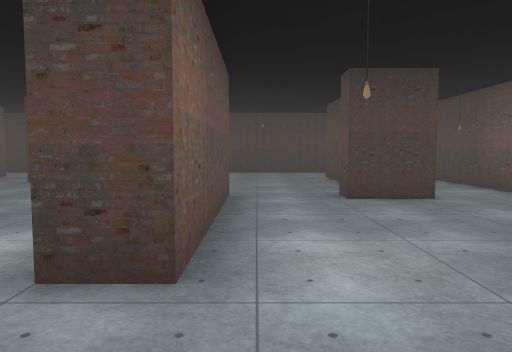
View 1 (above)

24 first-person views from a walk through a 3-D level made in the Unity game engine. The camera is 1.5 m above the floor, tilts 4° down and sees 70° across. The floor is counted in squares, 2 m on a side. Each view is taken from the middle of a square. On the plan, view 1 faces up. The plan holds only what a view shows up to about 11 squares ahead; the rest is blank. The place goes on beyond the plan. The player character is not drawn. Door leaves are left out, so doorways stand open. Some surface patterns are stand-ins.

View 2
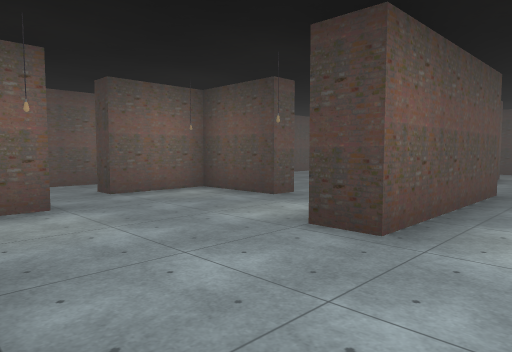

View 3
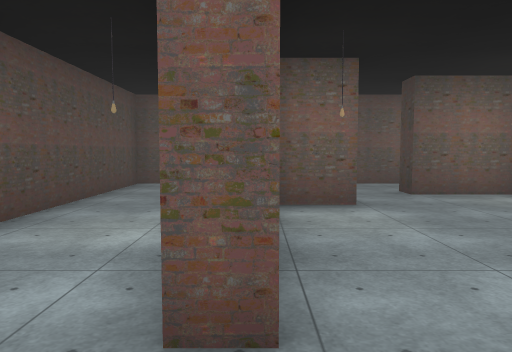

View 4
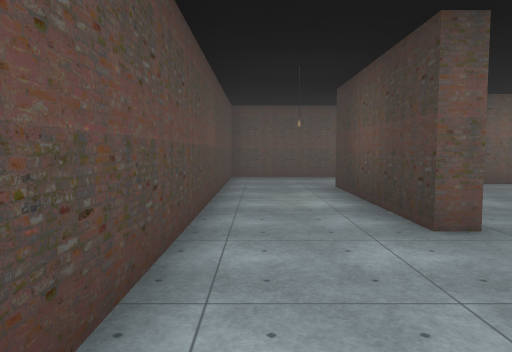

View 5
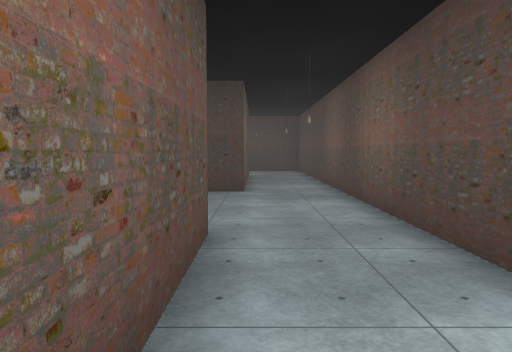

View 6
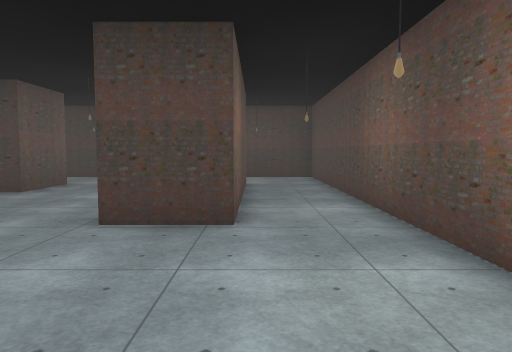

View 7
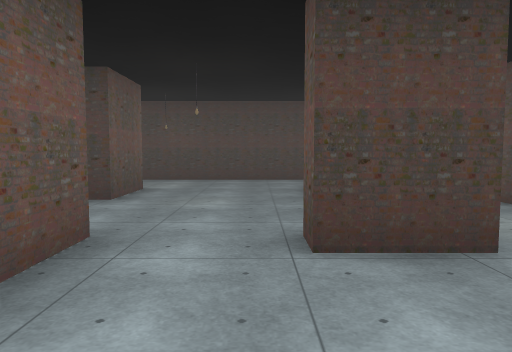

View 8
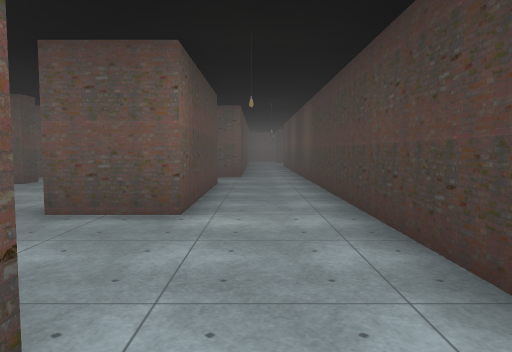

View 9
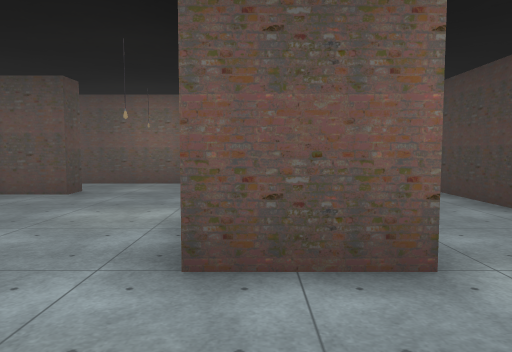

View 10
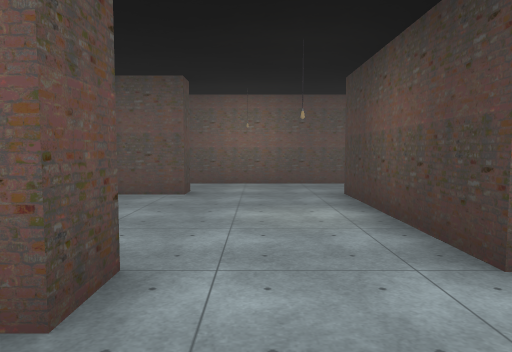

View 11
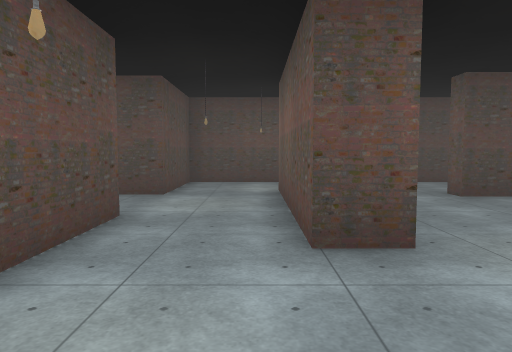

View 12
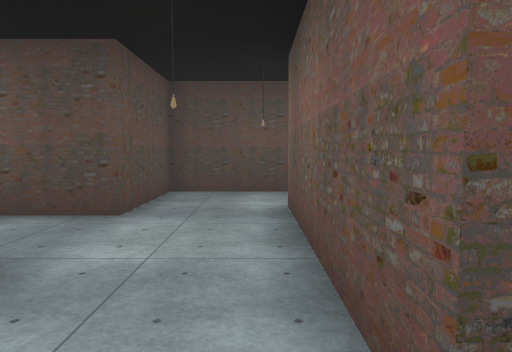

View 13
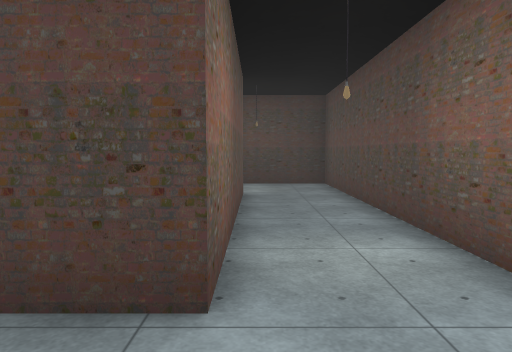

View 14
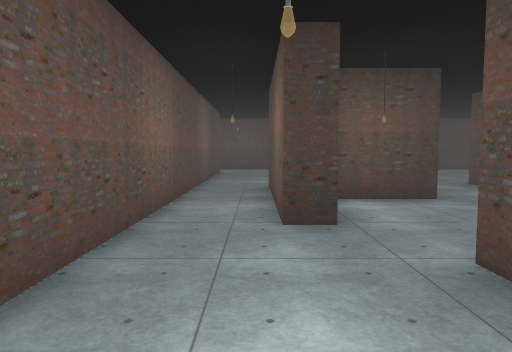

View 15
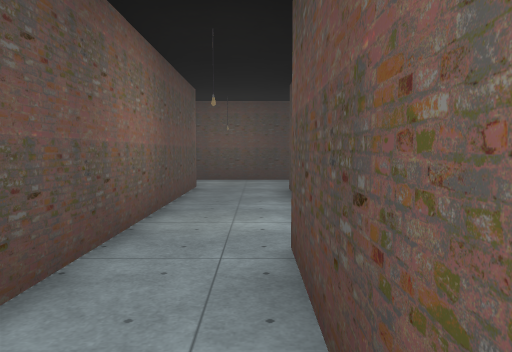

View 16
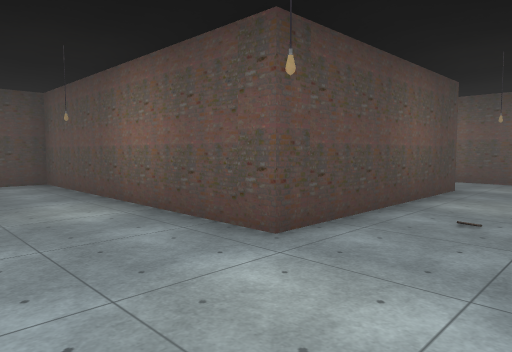

View 17
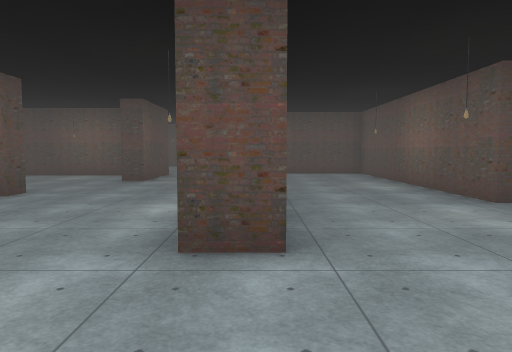

View 18
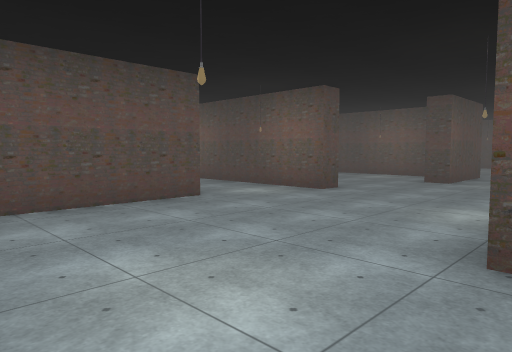

View 19
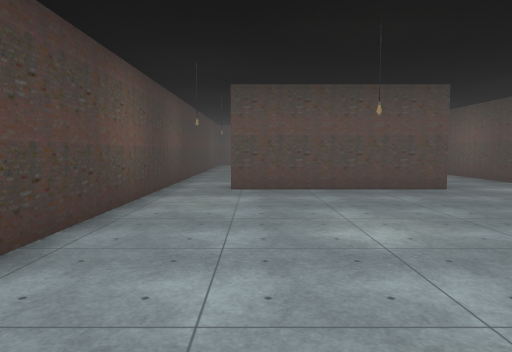

View 20
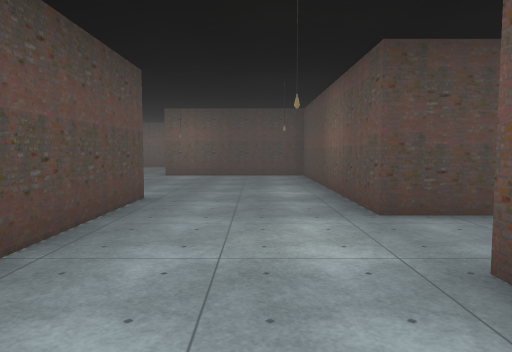

View 21
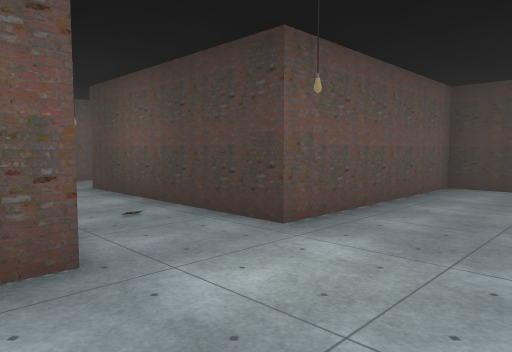

View 22
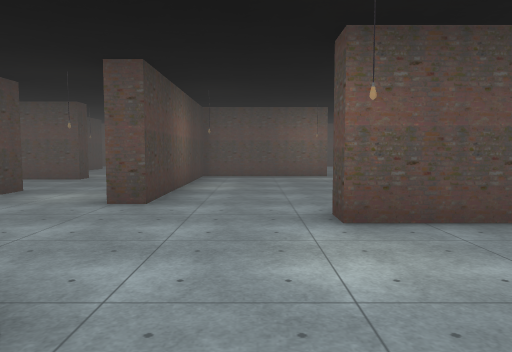

View 23
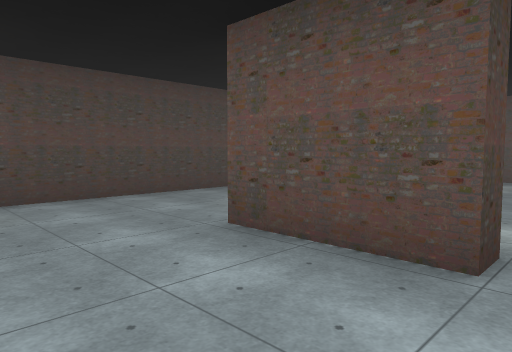

View 24
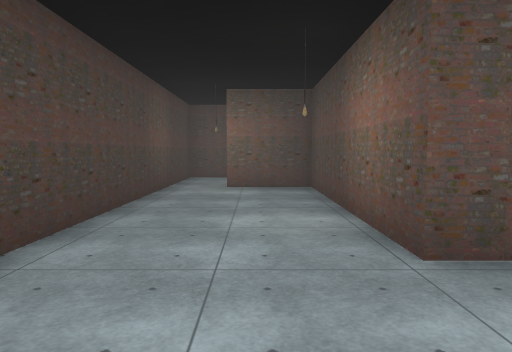

### Floor plan
Points are (right, up) in squares from view 1. A wall is a line through its corners. A room is listed if a view was taken in it or the views show most of it. See-through windows are left out.
Room 1 (views 1, 6, 7, 8, 11, 12, 13)
walls: (1.8, 2.2) (2.6, 2.2) (2.6, 0.5); (-0.4, 6.1) (-0.4, 2) (-1.2, 2); (-3.2, 4.2) (-3.2, 3.6) (-5.2, 3.6) (-5.2, 1.6); (4.6, 0.8) (4.6, 12.3) (2.6, 12.3); (-1.2, -0.9) (-0.4, -0.9); (-4, 0.5) (-4, -0.8); (2.8, 10.4) (2.8, 5.6) (1.4, 5.6)
ways out: opening at (-4, 1) to room 2; opening at (-2.5, 5) to room 2; opening at (0.5, -1) to room 2; opening at (0.5, 6) to room 2; opening at (2, 11.5) to room 2; opening at (3.5, 1.5) to room 4
Room 2 (views 2, 3, 9, 10, 14, 15)
walls: (-1.2, 5.8) (-1.2, 6.1) (-0.4, 6.1); (-5.2, 1.6) (-5.7, 1.6) (-5.7, 5.8) (-5.2, 5.8) (-5.2, 4.6); (1.4, 5.6) (1.4, 6.2); (-4.5, 0) (-4.5, 0.5); (-5.4, 10.1) (-1.2, 10.1) (-1.2, 8.5) (-5.4, 8.5); (2, 8.6) (2, 10.4); (-0.4, -0.9) (-0.4, -1.3) (-4.6, -1.3); (-7.2, 10.6) (-7.2, -3.7) (2.4, -3.7); (2.6, 12.3) (-8, 12.3)
ways out: opening at (-4, 1) to room 1; opening at (-2.5, 5) to room 1; opening at (0.5, -1) to room 1; opening at (0.5, 6) to room 1; opening at (2, 11.5) to room 1; opening at (2, -2.5) to room 3
Room 3 (views 4, 5)
walls: (2.6, -0.5) (2.6, -2); (2.4, -3.7) (4.6, -3.7) (4.6, -1.2)
ways out: opening at (2, -2.5) to room 2; opening at (3.5, -1) to room 4
Room 4 (views 16, 17, 18, 19, 20, 21, 22)
walls: (12.8, -2.9) (12.8, 0.5); (12.8, 1.4) (13.6, 1.4); (17.1, -2.5) (17.1, -1.9) (18.6, -1.9); (10.8, 5.8) (9.6, 5.8) (9.6, 0.8) (4.6, 0.8); (18.9, 0.3) (18, 0.3) (18, 4.5); (4.6, -1.2) (9.6, -1.2) (9.6, -7.9) (13.8, -7.9); (15.7, -7.5) (15.7, -4.9) (16.4, -4.9); (18.5, 5.8) (13.5, 5.8); (2.6, 0.5) (2.6, -0.5)
ways out: opening at (3.5, 1.5) to room 1; opening at (3.5, -1) to room 3; opening at (18, -0.5) to room 5; opening at (18, 5) to room 5; opening at (17, -3.5) to room 6; opening at (14.5, -7)
Room 5 (views 23, 24)
walls: (22, 0.6) (21.4, 0.6) (21.4, 2.9) (26.5, 2.9); (18.6, -1.9) (22, -1.9); (26.5, 5.8) (18.5, 5.8)
ways out: opening at (18, -0.5) to room 4; opening at (18, 5) to room 4; opening at (22, -0.5)
Room 6 (no view inside)
walls: (22.6, -6.1) (22.6, -2.5) (17.1, -2.5); (17, -6.9) (19.9, -6.9)
ways out: opening at (17, -3.5) to room 4; opening at (22, -6)

Where each view was taken, in squares from view 1:
view 1: 0 up, 0 right, facing up
view 2: 1 down, 1 right, facing up-left
view 3: 1 down, 1 right, facing left
view 4: 3 down, 3 right, facing left
view 5: 1 down, 3 right, facing up
view 6: 2 up, 3 right, facing up
view 7: 3 up, 1 right, facing up
view 8: 11 up, 3 right, facing left
view 9: 9 up, 1 right, facing left
view 10: 7 up, 1 right, facing left
view 11: 5 up, 3 right, facing down
view 12: 3 up, 3 right, facing down
view 13: 4 up, 3 right, facing up
view 14: 2 down, 6 left, facing up
view 15: 3 up, 6 left, facing up
view 16: 1 up, 12 right, facing down-left
view 17: 4 up, 13 right, facing down
view 18: 4 up, 13 right, facing down-right
view 19: 4 up, 11 right, facing right
view 20: 3 up, 11 right, facing down
view 21: 2 down, 12 right, facing up-left
view 22: 4 down, 12 right, facing right
view 23: 0 up, 19 right, facing up-right
view 24: 4 up, 19 right, facing right
